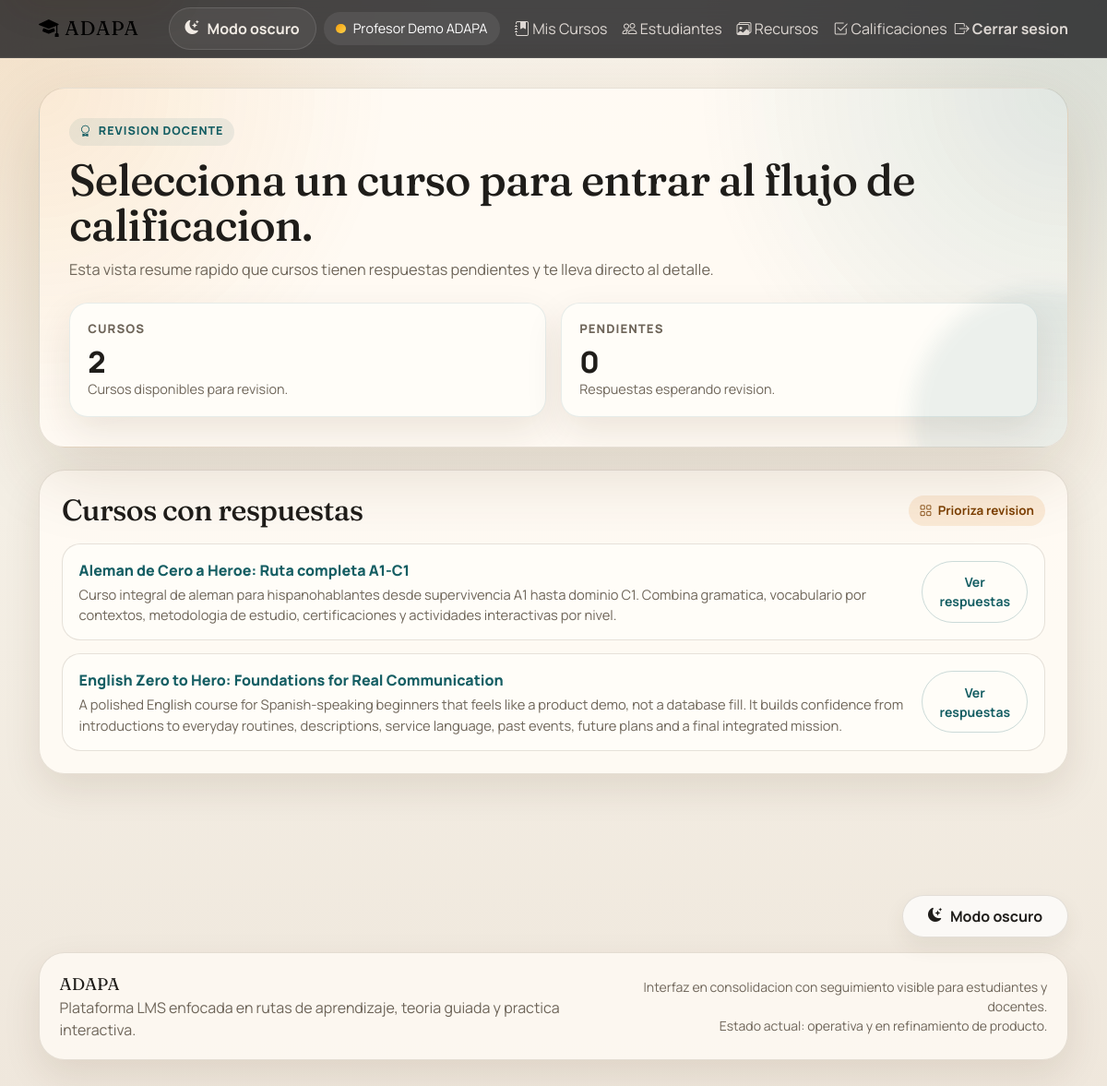
The page /profesor/calificaciones (signed in) on the database its author committed.
### tables this page shows
CREATE TABLE `cursos` (
  `id` int(11) NOT NULL AUTO_INCREMENT,
  `instancia_id` int(11) NOT NULL,
  `plantilla_pensum_id` int(11) DEFAULT NULL,
  `creado_por` int(11) NOT NULL,
  `titulo` varchar(255) NOT NULL,
  `descripcion` text DEFAULT NULL,
  `idioma` enum('ingles','frances','aleman') NOT NULL,
  `idioma_objetivo` varchar(32) DEFAULT NULL,
  `idioma_ensenanza` varchar(32) NOT NULL DEFAULT 'espanol',
  `portada_media_id` int(11) DEFAULT NULL,
  `nivel_cefr_desde` enum('A1','A2','B1','B2','C1','C2') DEFAULT NULL,
  `nivel_cefr_hasta` enum('A1','A2','B1','B2','C1','C2') DEFAULT NULL,
  `nivel_cefr` enum('A1','A2','B1','B2','C1','C2') NOT NULL,
  `modalidad` enum('perpetuo','ciclo') NOT NULL,
  `fecha_inicio` date DEFAULT NULL,
  `fecha_fin` date DEFAULT NULL,
  `duracion_semanas` int(11) DEFAULT NULL,
  `es_publico` tinyint(1) NOT NULL DEFAULT 0,
  `requiere_codigo` tinyint(1) NOT NULL DEFAULT 0,
  `codigo_acceso` varchar(255) DEFAULT NULL,
  `tipo_codigo` enum('unico_curso','por_estudiante','combo_grupo') DEFAULT NULL,
  `inscripcion_abierta` tinyint(1) NOT NULL DEFAULT 1,
  `fecha_cierre_inscripcion` date DEFAULT NULL,
  `max_estudiantes` int(11) NOT NULL DEFAULT 0,
  `estado` enum('preparacion','activo','pausado','finalizado','archivado') NOT NULL DEFAULT 'preparacion',
  `notificar_profesor_completada` tinyint(1) NOT NULL DEFAULT 1,
  `notificar_profesor_atascado` tinyint(1) NOT NULL DEFAULT 1,
  `fecha_creacion` timestamp NOT NULL DEFAULT current_timestamp(),
  `fecha_modificacion` timestamp NOT NULL DEFAULT current_timestamp() ON UPDATE current_timestamp(),
  PRIMARY KEY (`id`),
  KEY `instancia_id` (`instancia_id`),
  KEY `plantilla_pensum_id` (`plantilla_pensum_id`),
  KEY `creado_por` (`creado_por`),
  KEY `estado` (`estado`),
  KEY `idioma_nivel` (`idioma`,`nivel_cefr`),
  KEY `idx_cursos_publicos` (`es_publico`,`estado`),
  KEY `fk_cursos_portada_media` (`portada_media_id`),
  CONSTRAINT `cursos_ibfk_1` FOREIGN KEY (`instancia_id`) REFERENCES `instancias` (`id`),
  CONSTRAINT `cursos_ibfk_2` FOREIGN KEY (`plantilla_pensum_id`) REFERENCES `plantillas_pensum` (`id`),
  CONSTRAINT `cursos_ibfk_3` FOREIGN KEY (`creado_por`) REFERENCES `usuarios` (`id`),
  CONSTRAINT `fk_cursos_portada_media` FOREIGN KEY (`portada_media_id`) REFERENCES `media_recursos` (`id`) ON DELETE SET NULL
);

### core/Auth.php (called while the page is built, shortened)
<?php
class Auth {
    public static function isLoggedIn() {
        return isset($_SESSION['user_id']);
    }
    public static function getUserId() {
        return $_SESSION['user_id'] ?? null;
    }
    public static function getUserRole() {
        return $_SESSION['user_role'] ?? 'user';
    }
    public static function hasRole($role) {
        return self::getUserRole() === $role;
    }
}

### core/Database.php (called while the page is built, shortened)
<?php
class Database {
    private $host = DB_HOST;
    private $user = DB_USER;
    private $pass = DB_PASS;
    private $dbh;
    private $stmt;
    public function __construct($dbname = DB_NAME) {
        $port = defined('DB_PORT') ? DB_PORT : 3306;
        $charset = defined('DB_CHARSET') ? DB_CHARSET : 'utf8mb4';
        $dsn = 'mysql:host=' . $this->host . ';port=' . $port . ';dbname=' . $dbname . ';charset=' . $charset;
        $options = array(
            PDO::ATTR_PERSISTENT => true,
            PDO::ATTR_ERRMODE => PDO::ERRMODE_EXCEPTION
        );
        try {
            $this->dbh = new PDO($dsn, $this->user, $this->pass, $options);
        } catch (PDOException $e) {
            $this->error = $e->getMessage();
        }
    }
    public function query($sql) {
        $this->stmt = $this->dbh->prepare($sql);
    }
    public function bind($param, $value, $type = null) {
        if (is_null($type)) {
            switch (true) {
                case is_int($value):
                    $type = PDO::PARAM_INT;
                    break;
            }
        }
        $this->stmt->bindValue($param, $value, $type);
    }
    public function execute() {
        return $this->stmt->execute();
    }
    public function resultSet() {
        $this->execute();
        return $this->stmt->fetchAll(PDO::FETCH_OBJ);
    }
}

### controllers/profesor/CalificacionesController.php (called while the page is built, shortened)
<?php
require_once __DIR__ . '/../../core/Controller.php';
require_once __DIR__ . '/../../models/Curso.php';
require_once __DIR__ . '/../../core/Auth.php';
class CalificacionesController extends Controller {
    private $respuestaModel;
    private $cursoModel;
    public function __construct() {
        $this->respuestaModel = new Respuesta();
        $this->cursoModel = new Curso();
    }
    public function index() {
        $profesorId = Auth::getUserId();
        $cursos = $this->cursoModel->obtenerCursosPorProfesor($profesorId);
        foreach ($cursos as $curso) {
            $curso->pendientes = $this->respuestaModel->contarRespuestasPendientesPorCurso($curso->id);
        }
        $this->view('profesor/calificaciones/index', ['cursos' => $cursos]);
    }
}

### index.php (called while the page is built)
<?php
require_once __DIR__ . '/config/database.php';
require_once __DIR__ . '/config.php';
require_once __DIR__ . '/core/Router.php';
require_once __DIR__ . '/core/Auth.php';
$router = new Router();
$router->add('GET', '/login', 'shared/AuthController', 'showLoginForm');
$router->add('POST', '/login', 'shared/AuthController', 'login');
$router->add('POST', '/logout', 'shared/AuthController', 'logout');
$router->add('GET', '/', 'shared/HomeController', 'index');
$router->add('GET', '/about', 'shared/AboutController', 'index');
$router->add('GET', '/profesor/cursos', 'profesor/CursoController', 'index');
$router->add('GET', '/profesor/cursos/create', 'profesor/CursoController', 'create');
$router->add('POST', '/profesor/cursos/create', 'profesor/CursoController', 'create');
$router->add('GET', '/profesor/cursos/edit/{id}', 'profesor/CursoController', 'edit');
$router->add('POST', '/profesor/cursos/edit/{id}', 'profesor/CursoController', 'edit');
$router->add('POST', '/profesor/cursos/delete/{id}', 'profesor/CursoController', 'delete');
$router->add('GET', '/profesor/cursos/{id}/lecciones', 'profesor/LeccionController', 'index');
$router->add('GET', '/profesor/cursos/{id}/lecciones/create', 'profesor/LeccionController', 'create');
$router->add('POST', '/profesor/cursos/{id}/lecciones/create', 'profesor/LeccionController', 'create');
$router->add('GET', '/profesor/lecciones/edit/{id}', 'profesor/LeccionController', 'edit');
$router->add('POST', '/profesor/lecciones/edit/{id}', 'profesor/LeccionController', 'edit');
$router->add('POST', '/profesor/lecciones/delete/{id}', 'profesor/LeccionController', 'delete');
$router->add('GET', '/profesor/lecciones/{id}/teoria', 'profesor/TeoriaController', 'index');
$router->add('GET', '/profesor/lecciones/{id}/teoria/create', 'profesor/TeoriaController', 'create');
$router->add('POST', '/profesor/lecciones/{id}/teoria/create', 'profesor/TeoriaController', 'create');
$router->add('GET', '/profesor/teoria/edit/{id}', 'profesor/TeoriaController', 'edit');
$router->add('POST', '/profesor/teoria/edit/{id}', 'profesor/TeoriaController', 'edit');
$router->add('POST', '/profesor/teoria/delete/{id}', 'profesor/TeoriaController', 'delete');
$router->add('GET', '/profesor/lecciones/{id}/actividades', 'profesor/ActividadController', 'index');
$router->add('GET', '/profesor/lecciones/{id}/actividades/create', 'profesor/ActividadController', 'create');
$router->add('POST', '/profesor/lecciones/{id}/actividades/create', 'profesor/ActividadController', 'create');
$router->add('GET', '/profesor/actividades/config/{tipo}/{id}', 'profesor/ActividadController', 'config');
$router->add('POST', '/profesor/actividades/config/{tipo}/{id}', 'profesor/ActividadController', 'config');
$router->add('GET', '/profesor/actividad/edit/{id}', 'profesor/ActividadController', 'edit');
$router->add('POST', '/profesor/actividad/edit/{id}', 'profesor/ActividadController', 'edit');
$router->add('POST', '/profesor/actividad/delete/{id}', 'profesor/ActividadController', 'delete');
$router->add('GET', '/profesor/actividad/{id}/preview', 'profesor/ActividadController', 'preview');
$router->add('GET', '/profesor/actividad/{id}/configurar', 'profesor/ActividadController', 'configurar');
$router->add('GET', '/estudiante/actividad/{id}', 'estudiante/EstudianteActividadController', 'index');
$router->add('POST', '/estudiante/actividad/guardar-respuesta', 'estudiante/EstudianteActividadController', 'guardarRespuesta');
$router->add('GET', '/profesor/calificaciones', 'profesor/CalificacionesController', 'index');
$router->add('GET', '/profesor/calificaciones/curso/{id}', 'profesor/CalificacionesController', 'curso');
$router->add('GET', '/profesor/calificaciones/revisar/{id}', 'profesor/CalificacionesController', 'revisar');
$router->add('POST', '/profesor/calificaciones/calificar/{id}', 'profesor/CalificacionesController', 'calificar');
$router->add('GET', '/profesor/estudiantes', 'profesor/EstudiantesController', 'index');
$router->add('GET', '/profesor/recursos', 'profesor/MediaController', 'index');
$router->add('POST', '/profesor/recursos', 'profesor/MediaController', 'index');
$router->add('POST', '/profesor/recursos/delete/{id}', 'profesor/MediaController', 'delete');
$router->add('GET', '/estudiante', 'estudiante/EstudianteController', 'index');
$router->add('GET', '/estudiante/cursos', 'estudiante/EstudianteController', 'index');
$router->add('POST', '/estudiante/inscribir/{id}', 'estudiante/EstudianteController', 'inscribir');
$router->add('POST', '/estudiante/codigo', 'estudiante/EstudianteController', 'canjearCodigo');
$router->add('GET', '/estudiante/cursos/{id}/continuar', 'estudiante/EstudianteController', 'continuarCurso');
$router->add('GET', '/estudiante/cursos/{id}/lecciones', 'estudiante/EstudianteController', 'lecciones');
$router->add('GET', '/estudiante/lecciones/{id}/contenido', 'estudiante/EstudianteController', 'contenidoLeccion');
$router->add('GET', '/estudiante/actividades/{id}', 'estudiante/EstudianteController', 'realizarActividad');
$router->add('POST', '/estudiante/actividades/{id}/responder', 'estudiante/EstudianteController', 'responderActividad');
$router->add('POST', '/estudiante/teoria/{id}/leer', 'estudiante/EstudianteController', 'marcarTeoria');
$router->add('GET', '/estudiante/progreso', 'estudiante/ProgresoController', 'index');
$router->add('GET', '/estudiante/calificaciones', 'estudiante/CalificacionesController', 'index');
$router->add('GET', '/admin', 'admin/AdminController', 'index');
$router->add('GET', '/admin/usuarios', 'admin/AdminController', 'usuarios');
$router->add('GET', '/admin/usuarios/edit/{id}', 'admin/AdminController', 'editUsuario');
$router->add('POST', '/admin/usuarios/edit/{id}', 'admin/AdminController', 'editUsuario');
$router->add('POST', '/admin/usuarios/delete/{id}', 'admin/AdminController', 'deleteUsuario');
$router->add('GET', '/admin/cursos', 'admin/AdminController', 'cursos');
$router->add('GET', '/register', 'shared/RegisterController', 'showRegisterForm');
$router->add('POST', '/register', 'shared/RegisterController', 'register');
$uri = strtok($_SERVER['REQUEST_URI'], '?');
$method = $_SERVER['REQUEST_METHOD'];
$router->dispatch($uri, $method);

### models/Curso.php (called while the page is built, shortened)
<?php
require_once __DIR__ . '/../core/Database.php';
class Curso {
    private $db;
    public function __construct() {
        $this->db = new Database();
    }
    public function obtenerCursosPorProfesor($profesor_id) {
        $this->db->query("SELECT * FROM cursos WHERE creado_por = :profesor_id ORDER BY fecha_creacion DESC");
        $this->db->bind(':profesor_id', $profesor_id);
        return $this->db->resultSet();
    }
}

### config.php (called while the page is built, shortened)
<?php
function url($path = '') {
    if (strpos($path, BASE_URL) === 0) {
        return $path;
    }
    return BASE_URL . $path;
}

### views/profesor/calificaciones/index.php (the view, shortened to what this page needs)
<?php require_once __DIR__ . '/../../partials/header.php'; ?>
<div class="container">
    <section class="page-hero mb-4">
        <span class="eyebrow"><i class="bi bi-award"></i> Revision docente</span>
        <h1 class="page-title">Selecciona un curso para entrar al flujo de calificacion.</h1>
        <p class="page-subtitle">
            Esta vista resume rapido que cursos tienen respuestas pendientes y te lleva directo al detalle.
        </p>
        <div class="metric-grid">
            <div class="metric-card">
                <div class="metric-label">Cursos</div>
                <div class="metric-value"><?php echo count($cursos); ?></div>
                <div class="metric-note">Cursos disponibles para revision.</div>
            </div>
            <div class="metric-card">
                <div class="metric-label">Pendientes</div>
                <div class="metric-value"><?php echo array_reduce($cursos, fn($carry, $item) => $carry + (int) ($item->pendientes ?? 0), 0); ?></div>
                <div class="metric-note">Respuestas esperando revision.</div>
            </div>
        </div>
    </section>
    <section class="panel">
        <div class="panel-body">
            <div class="section-title">
                <h2>Cursos con respuestas</h2>
                <span class="soft-badge"><i class="bi bi-grid"></i> Prioriza revision</span>
            </div>
            <?php if (empty($cursos)): ?>
                <div class="empty-state">No tienes cursos asignados.</div>
            <?php else: ?>
                <div class="stack-list">
                    <?php foreach ($cursos as $curso): ?>
                        <a href="<?php echo url('/profesor/calificaciones/curso/' . $curso->id); ?>" class="stack-item text-decoration-none">
                            <div>
                                <p class="stack-item-title"><?php echo htmlspecialchars($curso->titulo); ?></p>
                                <div class="stack-item-subtitle"><?php echo htmlspecialchars($curso->descripcion); ?></div>
                            </div>
                            <div class="d-flex align-items-center gap-2 flex-wrap">
                                <span class="btn btn-outline-primary btn-sm">Ver respuestas</span>
                            </div>
                        </a>
                    <?php endforeach; ?>
                </div>
            <?php endif; ?>
        </div>
    </section>
</div>
<?php require_once __DIR__ . '/../../partials/footer.php'; ?>

### core/Router.php (shortened to what this page needs)
<?php
class Router {
    private $routes = [];
    private $basePath;
    public function __construct() {
        $this->basePath = BASE_URL;
    }
    public function add($method, $route, $controller, $action) {
        $this->routes[$method][$route] = ['controller' => $controller, 'action' => $action];
    }
    public function dispatch($uri, $method) {
        $uri = $this->removeBasePath($uri);
        foreach ($this->routes[$method] as $route => $routeInfo) {
            $pattern = preg_replace('/\{[^}]+\}/', '([^/]+)', $route);
            $pattern = '#^' . $pattern . '$#';
            if (preg_match($pattern, $uri, $matches)) {
                array_shift($matches);
                $action = $routeInfo['action'];
                $controllerInstance = new $controllerClass();
                if (method_exists($controllerInstance, $action)) {
                    call_user_func_array([$controllerInstance, $action], $matches);
                } else {
                    http_response_code(404);
                    echo "404 Method Not Found";
                }
                return;
            }
        }
    }
    private function removeBasePath($uri) {
        if (strpos($uri, $this->basePath) === 0) {
            $uri = substr($uri, strlen($this->basePath));
        }
        return $uri;
    }
}

### rows shown on the page
cursos: titulo "Aleman de Cero a Heroe: Ruta completa A1-C1", descripcion "Curso integral de aleman para hispanohablantes desde supervivencia A1 hasta dominio C1. Combina gramatica, vocabulario por contextos, metodologia de estudio, certificaciones y actividades interactivas por nivel."
cursos: titulo "English Zero to Hero: Foundations for Real Communication", descripcion "A polished English course for Spanish-speaking beginners that feels like a product demo, not a database fill. It builds confidence from introductions to everyday routines, descriptions, service language, past events, future plans and a final integrated mission."

### other values the page prints
count($cursos) "2"
